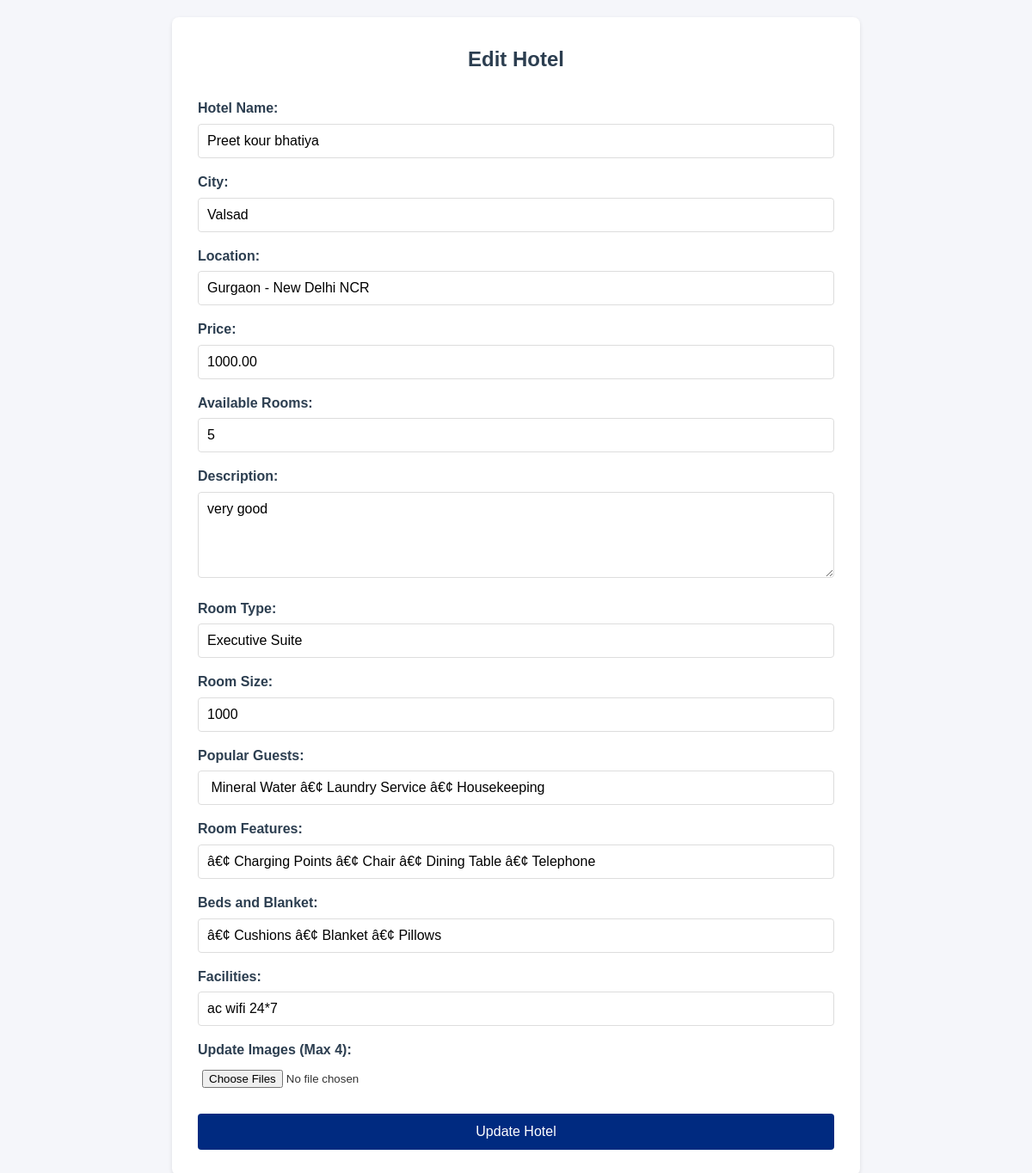
Page /include/Admin/Hotel_edit.php?hotel_id=18 (signed in) on the committed database.
### tables this page shows
CREATE TABLE `hotels` (
  `id` int(11) NOT NULL,
  `name` varchar(255) NOT NULL,
  `city` varchar(255) NOT NULL,
  `location` varchar(255) NOT NULL,
  `price` decimal(10,2) NOT NULL,
  `image_path` varchar(255) DEFAULT NULL,
  `available_rooms` int(11) NOT NULL,
  `description` text NOT NULL,
  `room_type` varchar(50) NOT NULL,
  `room_size` int(11) NOT NULL,
  `popular_guests` varchar(255) NOT NULL,
  `room_features` text NOT NULL,
  `beds_and_blanket` text NOT NULL,
  `facilities` text NOT NULL,
  `image1` varchar(255) DEFAULT NULL,
  `image2` varchar(255) DEFAULT NULL,
  `image3` varchar(255) DEFAULT NULL,
  `image4` varchar(255) DEFAULT NULL
);

### include/Admin/Hotel_edit.php (the view, shortened to what this page needs)
<?php
$servername = "localhost";
$username = "root";
$password = "";
$dbname = "hotel_booking_system";
$conn = new mysqli($servername, $username, $password, $dbname);
if (isset($_GET['hotel_id'])) {
    $hotel_id = intval($_GET['hotel_id']);
    $sql = "SELECT * FROM hotels WHERE id = '$hotel_id'";
    $result = $conn->query($sql);
    if ($result->num_rows > 0) {
        $hotel = $result->fetch_assoc();
    } else {
        echo "Hotel not found.";
        exit;
    }
} else {
    echo "Hotel ID is missing.";
    exit;
}
?>
<!DOCTYPE html>
<html lang="en">
<head>
</head>
<body>
    <div class="container">
        <h2>Edit Hotel</h2>
        <form method="POST" enctype="multipart/form-data">
            <div>
                <label for="name">Hotel Name:</label>
                <input type="text" name="name" value="<?php echo $hotel['name']; ?>" required>
            </div>
            <div>
                <label for="city">City:</label>
                <input type="text" name="city" value="<?php echo $hotel['city']; ?>" required>
            </div>
            <div>
                <label for="location">Location:</label>
                <input type="text" name="location" value="<?php echo $hotel['location']; ?>" required>
            </div>
            <div>
                <label for="price">Price:</label>
                <input type="number" name="price" value="<?php echo $hotel['price']; ?>" required>
            </div>
            <div>
                <label for="available_rooms">Available Rooms:</label>
                <input type="number" name="available_rooms" value="<?php echo $hotel['available_rooms']; ?>" required>
            </div>
            <div>
                <label for="description">Description:</label>
                <textarea name="description" required><?php echo $hotel['description']; ?></textarea>
            </div>
            <div>
                <label for="room_type">Room Type:</label>
                <input type="text" name="room_type" value="<?php echo $hotel['room_type']; ?>">
            </div>
            <div>
                <label for="room_size">Room Size:</label>
                <input type="text" name="room_size" value="<?php echo $hotel['room_size']; ?>">
            </div>
            <div>
                <label for="popular_guests">Popular Guests:</label>
                <input type="text" name="popular_guests" value="<?php echo $hotel['popular_guests']; ?>">
            </div>
            <div>
                <label for="room_features">Room Features:</label>
                <input type="text" name="room_features" value="<?php echo $hotel['room_features']; ?>">
            </div>
            <div>
                <label for="beds_and_blanket">Beds and Blanket:</label>
                <input type="text" name="beds_and_blanket" value="<?php echo $hotel['beds_and_blanket']; ?>">
            </div>
            <div>
                <label for="facilities">Facilities:</label>
                <input type="text" name="facilities" value="<?php echo $hotel['facilities']; ?>">
            </div>
            <div>
                <label>Update Images (Max 4):</label>
                <input type="file" name="images[]" multiple>
            </div>
            <button type="submit" name="update_hotel">Update Hotel</button>
        </form>
    </div>
</body>
</html>

### include/Admin/Hotel_edit.php (style rules this page uses)
* { margin: 0; padding: 0; box-sizing: border-box; font-family: Arial, sans-serif; }
body { background-color: #f5f6fa; color: #333; padding: 20px; line-height: 1.6; }
.container { max-width: 800px; margin: 0 auto; background-color: #fff; padding: 30px; border-radius: 8px; box-shadow: 0 2px 5px rgba(0,0,0,0.1); }
h2 { color: #2c3e50; margin-bottom: 25px; text-align: center; }
form { display: flex; flex-direction: column; gap: 15px; }
label { font-weight: 600; color: #2c3e50; margin-bottom: 5px; display: block; }
input[type="text"], input[type="number"], textarea { width: 100%; padding: 10px; border: 1px solid #ddd; border-radius: 4px; font-size: 16px; transition: border-color 0.3s; }
textarea { min-height: 100px; resize: vertical; }
input[type="file"] { padding: 5px; }
button { background-color: #002a80; color: white; padding: 12px 20px; border: none; border-radius: 4px; cursor: pointer; font-size: 16px; margin-top: 10px; transition: background-color 0.3s; }

### rows in the picture
hotels: name "Preet kour bhatiya", city "Valsad", location "Gurgaon - New Delhi NCR", price "1000.00", available_rooms "5", description "very good", room_type "Executive Suite", room_size "1000", popular_guests "Mineral Water â€¢ Laundry Service â€¢ Housekeeping", room_features "â€¢ Charging Points â€¢ Chair â€¢ Dining Table â€¢ Telephone", beds_and_blanket "â€¢ Cushions â€¢ Blanket â€¢ Pillows", facilities "ac wifi 24*7"
